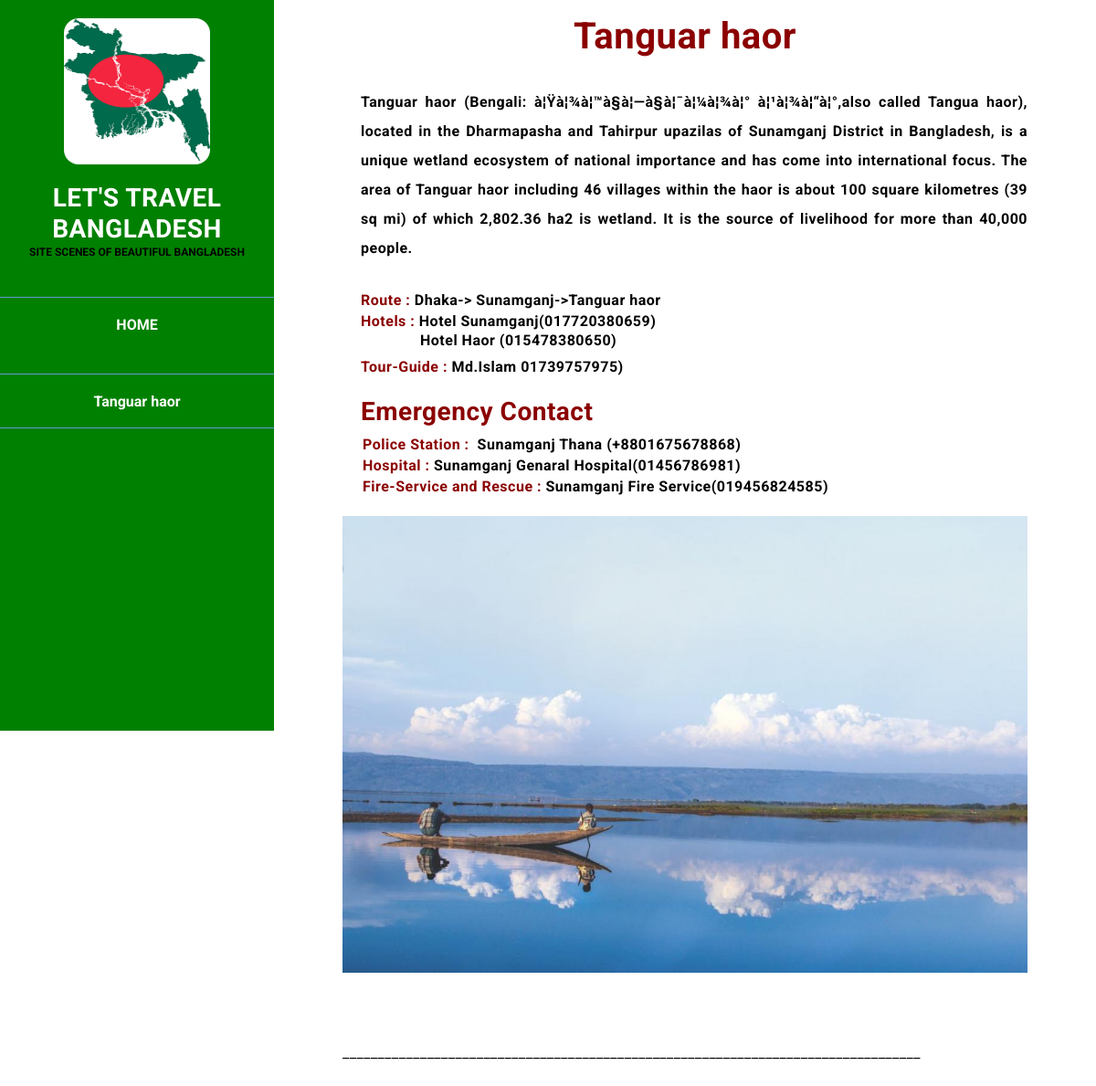
The app's page /placepage5.php with its own data.
### tables this page shows
CREATE TABLE `place` (
  `place_id` int(11) NOT NULL,
  `cate_id` int(11) NOT NULL,
  `place_name` varchar(255) DEFAULT NULL,
  `full_description` text DEFAULT NULL,
  `region` varchar(255) NOT NULL,
  `route` text DEFAULT NULL,
  `hotel1` varchar(255) DEFAULT NULL,
  `hotel2` varchar(255) DEFAULT NULL,
  `police` varchar(255) DEFAULT NULL,
  `hospital` varchar(255) DEFAULT NULL,
  `fire_service` varchar(255) DEFAULT NULL,
  `guide` varchar(255) DEFAULT NULL,
  `rating` int(10) NOT NULL,
  `image` blob DEFAULT NULL
);

### placepage5.php (the view, shortened to what this page needs)
<?php include("dbconn.php"); ?>
<html>
<head>
    <link href="vendor/bootstrap/css/bootstrap.min.css" rel="stylesheet" />
    <link rel="stylesheet" href="assets/css/fontawesome.css" />
    <link rel="stylesheet" href="assets/css/tooplate-style.css" />
    <link rel="stylesheet" href="assets/css/owl.css" />
    <link rel="stylesheet" href="assets/css/lightbox.css" />
</head>
<body>
 <div style="background-color:white">
       <div class="side">
        <div class="responsive-nav" >
        <div id="menu" class="menu" style="background-color:GREEN" >
          <div class="container">
			<div class="image" style="margin-top:20px">
              <a href="#"><img src="bangladesh.jpg" alt="Bangladesh" /></a>
            </div>
			<div class="author-content">
              <h4 style="color:white">Let's Travel Bangladesh</h4>
              <span style="color:black"><b>Site Scenes Of Beautiful Bangladesh</b></span>
            </div>
<div class="content">
            <nav class="main-nav" role="navigation">
              <ul class="main-menu">
			  <li><a href="main.php" style="color:SparkleBlue">HOME</a><br></br>
               	    <?php
 mysqli_select_db($conn,"place");
$result = mysqli_query($conn,"select * FROM place where cate_id=5");
while($row = mysqli_fetch_array($result)
	){
                echo"<li style='color:SparkleBlue'><a href=#".$row['place_name'].">".$row['place_name']."</a></li>";
				}
?>
              </ul>
            </nav>
          </div>
        </div>
      </div>
</div>
   <section class="section about-me" data-section="section1">
        <div class="container" style="margin-top:0px">
          <?php
 mysqli_select_db($conn,"place");
$result = mysqli_query($conn,"select * FROM place where cate_id=5");
while($row = mysqli_fetch_array($result) )
			{
				echo"<h1 align='center' id=".$row['place_name']."><p style='color:DarkRed'><b>".$row['place_name']."</b></p></h1>";
				echo "<p style='text-align:Justify;margin-left:20px;color:black'><b>".$row['full_description']."</b></p></br>";
				echo "<p style='text-align:Justify;margin-left:20px;color:black;margin-top:-15px'><b style='color:DarkRed'>Route :  </b><b>".$row['route']."</b></p>";
				echo "<p style='text-align:Justify;margin-left:20px;color:black;margin-top:-25px'><b style='color:DarkRed'>Hotels : </b><b>".$row['hotel1']."</b></p>";
				echo "<p style='text-align:Justify;margin-left:85px;margin-top:-27px;color:black'><b>".$row['hotel2']."</b></p>";
				echo "<p style='text-align:Justify;margin-left:20px;color:black;margin-top:-19px'><b style='color:DarkRed'>Tour-Guide : </b><b>".$row['guide']."</b></p>";
				echo "<p style='text-align:Justify;margin-left:20px;color:black'><h4 style='margin-left:20px;color:DarkRed'>Emergency Contact</h4></p>";
				echo "<p style='text-align:Justify;margin-left:22px;color:black;margin-top:-13px'><b style='color:DarkRed'>Police Station : </b><b>"."&nbsp".$row['police']."</b></p>";
				echo "<p style='text-align:Justify;margin-left:22px;color:black;margin-top:-25px'><b style='color:DarkRed'>Hospital : </b><b>".$row['hospital']."</b></p>";
				echo "<p style='text-align:Justify;margin-left:22px;color:black;margin-top:-25px'><b style='color:DarkRed'>Fire-Service and Rescue : </b><b>".$row['fire_service']."</b></p>";
				$image = $row['image'];
				echo '<img src="image/'.$image.'" height="500" width="100%">"</br></br></br>';
				echo "<p style='color:black'>__________________________________________________________________________________</p>";
			}
?>
<br>
          </div>
		</section>
</div>
</body>
</html>

### assets/css/tooplate-style.css (style rules this page uses)
body { font-family: 'Roboto', sans-serif; overflow-x: hidden; }
a { color: #99F; text-decoration: none; }
p { letter-spacing: 0.5px; line-height: 2em; color: #fff; }
h4 { font-size: 28px; font-weight: 700; color: #fff; letter-spacing: 0.5px; }
img { width: 100%; overflow: hidden; }
ul { padding: 0; margin: 0; list-style: none; }
ul li { display: inline-block; }
html { -webkit-box-sizing: border-box; -moz-box-sizing: border-box; box-sizing: border-box; }
*, *:before, *:after { -webkit-box-sizing: inherit; -moz-box-sizing: inherit; box-sizing: inherit; }
.container { margin: 0 auto; }
.main-nav { text-align: center; }
.main-nav li:last-child a { border-bottom: 1px solid #69C; }
.main-nav li { display: block; }
.main-nav li a { height: 60px; line-height: 60px; display: inline-block; font-size: 16px; font-weight: 700; color: #fff; width: 100%; transition: all 0.5s; border-top: 1px solid #69C; }
.menu .image { margin-top: 50px; }
.menu .image img { width: 160px; height: 160px; border-radius: 10%; text-align: center; }
.menu .author-content { margin: 20px 0px 40px 0px; }
.menu .author-content h4 { margin-bottom: 0px; text-transform: uppercase; }
.menu .author-content span { font-size: 12px; text-transform: uppercase; color: #fff; }
.menu:before, .menu:after { content: ""; display: table; }
.menu:after { clear: both; }
.menu a { text-decoration: none; color: inherit; }
.menu { text-align: center; }
.menu { left: 8%; -webkit-transition: -webkit-transform 233ms cubic-bezier(0, 0, 0.21, 1); -webkit-overflow-scrolling: touch; background-color: #2279BD; box-sizing: border-box; height: 100vh; max-height: 100vh !important; max-width: 80vw !important; min-width: 45px !important; outline: none; overflow-x: hidden !important; overflow-y: auto !important; padding: 0; position: fixed !important; top: calc(0px); width: 22%; will-change: transform; z-index: 9999 !important; }
.section { color: #fff; width: 55%; right: 10%; left: 35%; position: relative; min-height: 100vh; padding-bottom: 60px; border-bottom: 3px solid rgba(250, 250, 250, 0.25); }
@media screen and (max-width: 1680px) { .menu { left: 4%; } }
@media screen and (max-width: 1680px) { .section { color: #fff; width: 65%; right: 5%; left: 30%; } }
@media screen and (max-width: 1680px) and (min-width: 846px) { .menu .image { margin-top: 60px; } }
@media screen and (max-width: 1280px) { .menu { left: 0%; } }
.menu .container { padding-left: 0; padding-right: 0; }
@media screen and (max-width: 1280px) and (min-width: 846px) { .menu { width: 25%; } }

### records on screen
place: place_name "Tanguar haor", full_description "Tanguar haor (Bengali: à¦Ÿà¦¾à¦™à§à¦—à§à¦¯à¦¼à¦¾à¦° à¦¹à¦¾à¦“à¦°,also called Tangua haor), located in the Dharmapasha and Tahirpur upazilas of Sunamganj District in Bangladesh, is a unique wetland ecosystem of national importance and has come into international focus. The area of Tanguar haor including 46 villages within the haor is about 100 square kilometres (39 sq mi) of which 2,802.36 ha2 is wetland. It is the source of livelihood for more than 40,000 people.", route "Dhaka-> Sunamganj->Tanguar haor", hotel1 "Hotel Sunamganj(017720380659)", hotel2 "Hotel Haor (015478380650)", guide "Md.Islam 01739757975)", police "Sunamganj Thana (+8801675678868)", hospital "Sunamganj Genaral Hospital(01456786981)", fire_service "Sunamganj Fire Service(019456824585)", image (picture)
